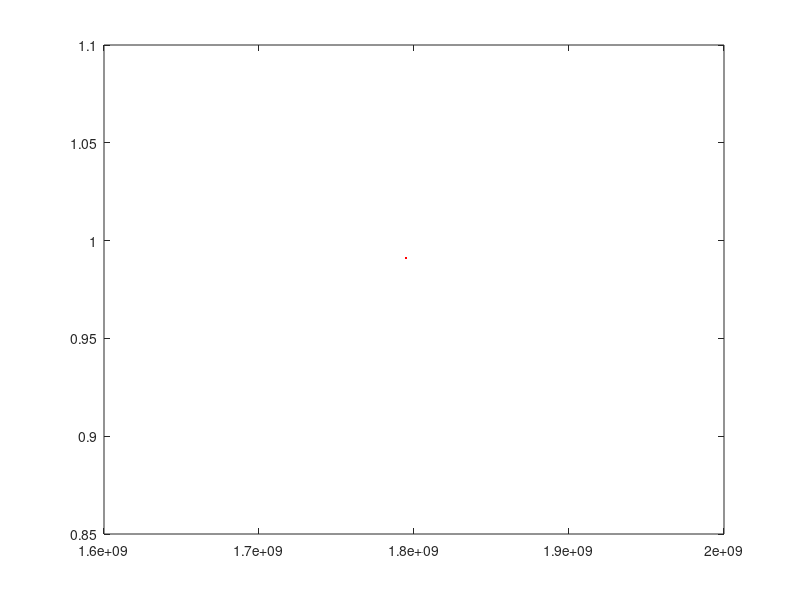

Source code (MATLAB): (Note: this script raises an error after producing the figure.)
global Ts tstop

xref = sin(2*pi*3*time);

plot(time, xref, 'r');
hold on
plot(time, x1, 'b');
xlabel('Time');
ylabel('Values');
title('Reference input and State x1');
legend('Reference', 'State x1');
grid on

figure;
plot(0:Ts:tstop, control, 'b');
xlabel('Time');
ylabel('Values');
title('Control Input');
grid on

figure;
plot(time, (xref - x1), 'r');
xlabel('Time');
ylabel('Values');
title('Tracking Error');
grid on